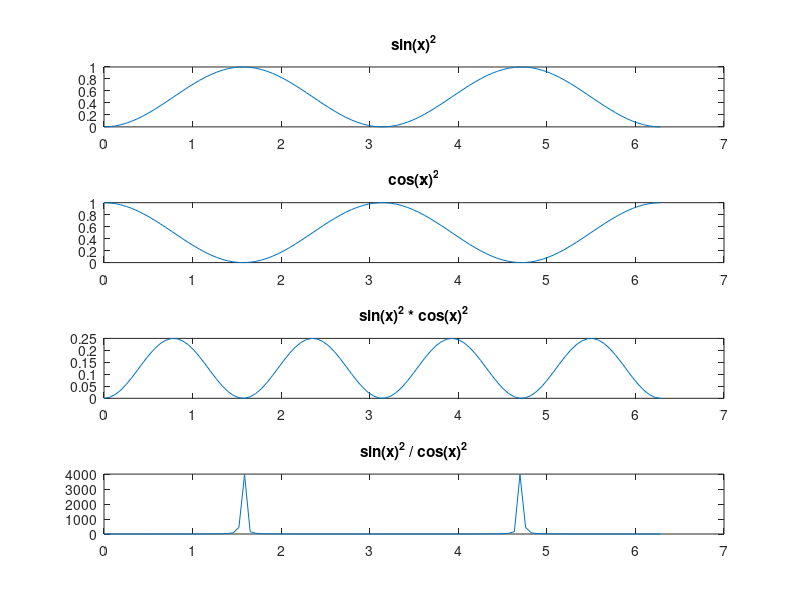

Source code (MATLAB):
clc
clear
x = linspace(0,2*pi,100);
y = sin(x).^2
z = cos(x).^2
w = y.*z
v = y./z
subplot(4,1,1)
plot(x,y)
title('sin(x)^2')
subplot(4,1,2)
plot(x,z)
title('cos(x)^2')
subplot(4,1,3)
plot(x,w)
title('sin(x)^2 * cos(x)^2')
subplot(4,1,4)
plot(x,v)
title('sin(x)^2 / cos(x)^2')
